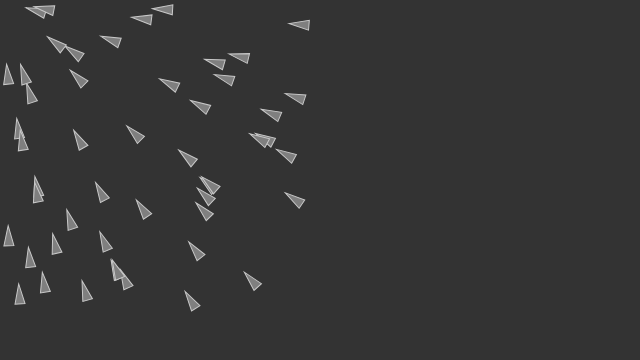
Frame 1 (no input)
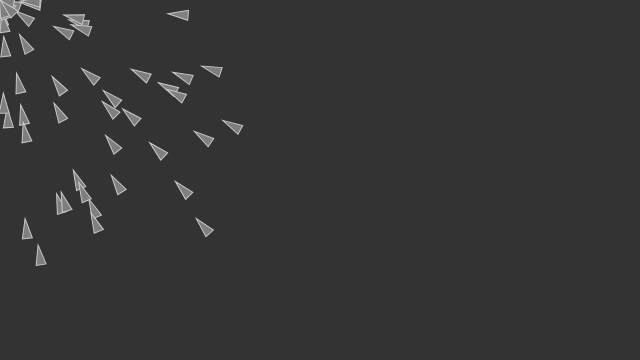
Frame 60 (no input)
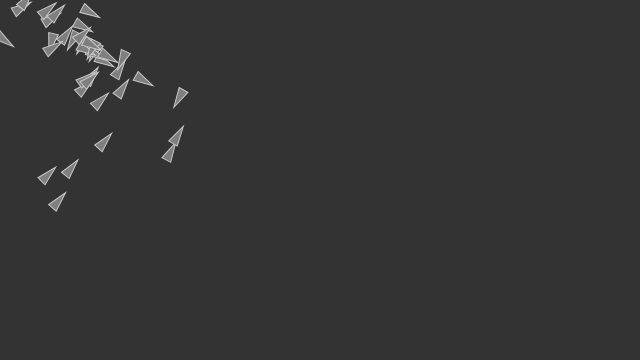
Frame 120 (the mouse pressed at the canvas centre since frame 60)

The p5.js sketch that drew these frames (run headless with seeded random() and noise() and a simulated clock; from frame 60 on, the mouse is pressed at the canvas centre):

// p5.js sketch
// ── sketch.js
// Daniel Shiffman
// https://www.kadenze.com/courses/the-nature-of-code
// http://natureofcode.com/
// Session 3: Arrive Steering Behavior

// A vehicle
// var vehicle;

var vehicles = [];
function setup() {
  createCanvas(640, 360);
  // Create the vehicle
  for (var i = 0; i < 50; i++) {
    var v = new Vehicle(random(0,300), random(0,300), random(0.01,0.1));
    vehicles.push(v);
  }
  // vehicle = new Vehicle(320, 180);

}

function draw() {
  background(51);

  // Arrive at the target
  var target = createVector(mouseX, mouseY);
  for (var i = 0; i < vehicles.length; i++) {
    vehicles[i].arrive(target);
    vehicles[i].update();
    vehicles[i].display();
  }
  // vehicle.arrive(target);

  // Update and display
  // vehicle.update();
  // vehicle.display();
}

// ── ball.js
function Ball(x,y){
  this.pos = createVector(x,y);
  this.vel = createVector(0,0);
  this.acc = createVector(0,0);
  this.mass = 0.75;

this.applyForce = function (force) {
  var f = force.copy();
  f.div(this.mass);
  this.acc.add(f);

}

this.update = function (){
  this.vel.add(this.acc);
  this.pos.add(this.vel);
  this.acc.mult(0);
}

this.display = function () {
  noStroke();
  fill(255,0,150,100);
  ellipse(this.pos.x,this.pos.y,20,20);
}

this.checkEdges = function () {
  if (this.pos.y > height) {
    this.vel.y *= -1;
    this.pos.y = height;
  }else if (this.pos.y < 0) {
    this.vel.y *= -1;
    this.pos.y = 0;
  }
  if (this.pos.x > width) {
    this.vel.x *= -0.9;
    this.pos.x = width;
  }else if (this.pos.x < 0) {
    this.vel.x *= -1;
    this.pos.x = 0;
  }
  }




}

// ── vehicle.js
// Daniel Shiffman
// https://www.kadenze.com/courses/the-nature-of-code
// http://natureofcode.com/
// Session 3: Arrive Steering Behavior

function Vehicle(x, y, m) {
  this.pos = createVector(x, y);
  this.vel = createVector(0, 0);
  this.acc = createVector(0, 0);
  this.maxspeed = 5;
  this.maxforce = m;

  // Used to draw the triangle with vertex(x,y)
  this.r = 5;

  this.applyForce = function(force) {
    this.acc.add(force);
  }

  this.arrive = function(target) {

    var desired = p5.Vector.sub(target, this.pos);

    // desired.setMag(this.maxspeed);

    // The arrive behavior!
    var d = desired.mag();

    if (d < 100) {
      // Map the desired magnitude according to distance
      var m = map(d, 0, 100, 0, this.maxspeed);
      desired.setMag(m);
    } else {
      desired.setMag(this.maxspeed);
    }


    var steering = p5.Vector.sub(desired, this.vel);
    steering.limit(this.maxforce);

    this.applyForce(steering);

  }

  this.update = function() {
    this.vel.add(this.acc);
    this.vel.limit(this.maxspeed);
    this.pos.add(this.vel);
    this.acc.set(0, 0);
  }

  this.display = function() {
    // Draw a triangle rotated in the direction of velocity
    var theta = this.vel.heading() + PI / 2;
    fill(127);
    stroke(200);
    strokeWeight(1);
    push();
    translate(this.pos.x, this.pos.y);
    rotate(theta);
    beginShape();
    vertex(0, -this.r * 2);
    vertex(-this.r, this.r * 2);
    vertex(this.r, this.r * 2);
    endShape(CLOSE);
    pop();
  }
}
